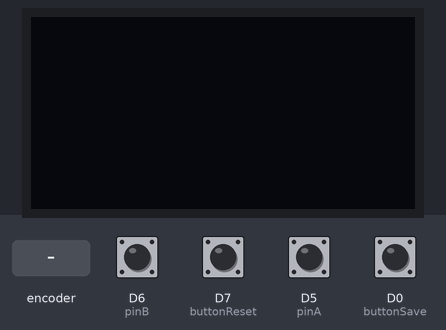
Bench run of a sketch on a simulated ESP8266 (Wemos D1 mini). Parts: 128×64 one-colour display. The test bench sets the inputs (shaded band); at power-on: D0 (buttonSave), D5 (pinA), D6 (pinB), D7 (buttonReset) HIGH. The display library's start-up logo is not drawn.

Above: at 1.2 s.
1.3 s: rotary encoder on D5 (pinA) / D6 (pinB) turned 3 steps (first pin leading)
At 2.4 s:
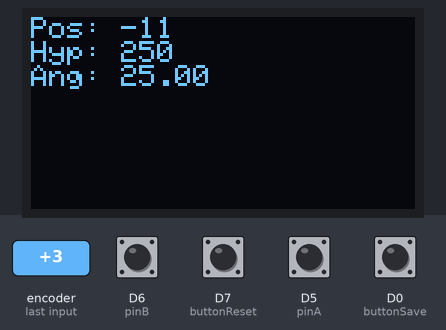
3.4 s: D7 (buttonReset) pulled LOW for 0.15 s
At 4.4 s:
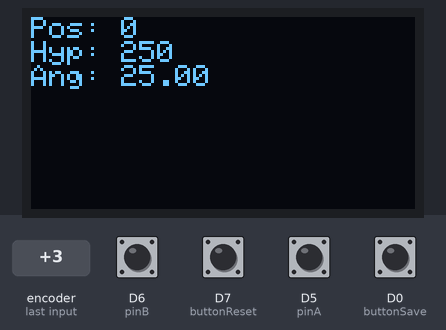
5.1 s: rotary encoder on D5 (pinA) / D6 (pinB) turned 2 steps (second pin leading)
At 6.3 s:
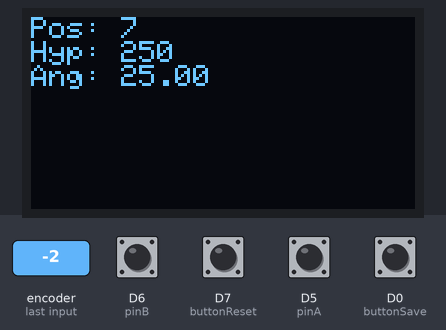
Timing chart, 0 to 8.1 s (numbered marks = the images above; inputs shaded):
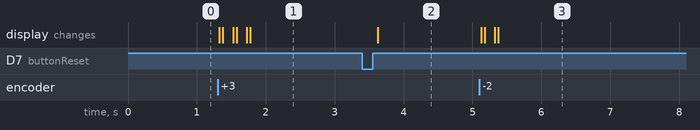

Measured:
- after the input at 1.3 s, the display: first changes at once (image 1 shows a later state)
- after the input at 3.4 s, the display: changes after 0.23 s (image 2)
- after the input at 5.1 s, the display: first changes at once (image 3 shows a later state)

The sketch:

Wemos_Reel_Encoder.ino
```cpp
#include <Wire.h>
#include <Adafruit_SSD1306.h>
#include <ESP8266WiFi.h>
#include <espnow.h>
#include <math.h>

bool verbose = false;

// --- CONFIGURATION CONSTANTS ---
const float center_line = 182.0;
// -------------------------------

// Pin definitions (Updated per your request)
const int pinA = D5;        // Hall Effect Sensor A
const int pinB = D6;        // Hall Effect Sensor B
const int buttonReset = D7; // Reset position
const int buttonSave  = D0; // Save hypotenuse

// Position tracking
volatile int position = 0;
int lastPrintedPosition = 0;
volatile int lastState = 0;

// Hypotenuse and angle
int hypotenuse = 250;
float angle = 25.0;

// Auto Zero Variables
unsigned long lastPositionChange = 0;
const unsigned long autoZeroDelay = 300000;
bool enableAutoZero = true;

// OLED Display Setup
#define SCREEN_WIDTH 128
#define SCREEN_HEIGHT 64
#define OLED_RESET -1
#define SCREEN_ADDRESS 0x3C
Adafruit_SSD1306 display(SCREEN_WIDTH, SCREEN_HEIGHT, &Wire, OLED_RESET);

// ESPNOW Setup
uint8_t receiverMac[] = { 0xA4, 0xCF, 0x12, 0xF3, 0x04, 0x42 };
typedef struct struct_message {
  uint8_t senderID;
  int position;
  float angle;
} struct_message;
struct_message outgoingData;

// Quadrature lookup table
const int8_t quadratureTable[4][4] = {
  { 0, +1, -1, 0 },
  { -1, 0, 0, +1 },
  { +1, 0, 0, -1 },
  { 0, -1, +1, 0 }
};

// Interrupt function for Hall Effect (Active LOW)
void ICACHE_RAM_ATTR updatePosition() {
  // A3144: LOW = Magnet Detected (1), HIGH = No Magnet (0)
  int valA = (digitalRead(pinA) == LOW) ? 1 : 0;
  int valB = (digitalRead(pinB) == LOW) ? 1 : 0;

  int currentState = (valA << 1) | valB;
  int change = quadratureTable[lastState][currentState];

  if (change != 0) {
    position += change;
    lastState = currentState;
  }
}

void setup() {
  Serial.begin(115200);

  // Pin setup for Hall Sensors
  pinMode(pinA, INPUT);
  pinMode(pinB, INPUT);

  pinMode(buttonReset, INPUT_PULLUP);
  pinMode(buttonSave, INPUT_PULLUP);

  if (!display.begin(SSD1306_SWITCHCAPVCC, SCREEN_ADDRESS)) {
    Serial.println(F("OLED failed"));
    for(;;);
  }
  display.display();

  // Initial state capture
  int initA = (digitalRead(pinA) == LOW) ? 1 : 0;
  int initB = (digitalRead(pinB) == LOW) ? 1 : 0;
  lastState = (initA << 1) | initB;

  // Interrupts on both pins for maximum resolution
  attachInterrupt(digitalPinToInterrupt(pinA), updatePosition, CHANGE);
  attachInterrupt(digitalPinToInterrupt(pinB), updatePosition, CHANGE);

  // ESPNOW Initialization
  WiFi.mode(WIFI_STA);
  if (esp_now_init() == 0) {
    esp_now_set_self_role(ESP_NOW_ROLE_CONTROLLER);
    esp_now_add_peer(receiverMac, ESP_NOW_ROLE_SLAVE, 1, NULL, 0);
  }
}

void loop() {
  unsigned long currentMillis = millis();

  // Auto-zero logic
  if (enableAutoZero && position != 0 && (currentMillis - lastPositionChange > autoZeroDelay)) {
    position = 0;
    lastPositionChange = currentMillis;
  }

  // Reset Button logic
  if (digitalRead(buttonReset) == LOW) {
    position = 0;
    delay(200);
  }

  // Calculate Angle logic
  if (digitalRead(buttonSave) == LOW) {
    hypotenuse = position;
    if (hypotenuse != 0) {
      // Use abs() to ensure angle remains valid regardless of rotation direction
      angle = asin(center_line / abs(hypotenuse)) * (180.0 / M_PI);
    }
    delay(200);
  }

  // Package and Transmit
  outgoingData.senderID = 1; //1 For Left and 2 for Right
  outgoingData.position = position;
  outgoingData.angle = angle;
  esp_now_send(receiverMac, (uint8_t *)&outgoingData, sizeof(outgoingData));

  // OLED Refresh
  if (position != lastPrintedPosition) {
    lastPositionChange = currentMillis;
    display.clearDisplay();
    display.setTextSize(1);
    display.setTextColor(SSD1306_WHITE);
    display.setCursor(0,0);
    display.print("Pos: "); display.println(position);
    display.print("Hyp: "); display.println(hypotenuse);
    display.print("Ang: "); display.println(angle);
    display.display();
    lastPrintedPosition = position;
  }
}
```
